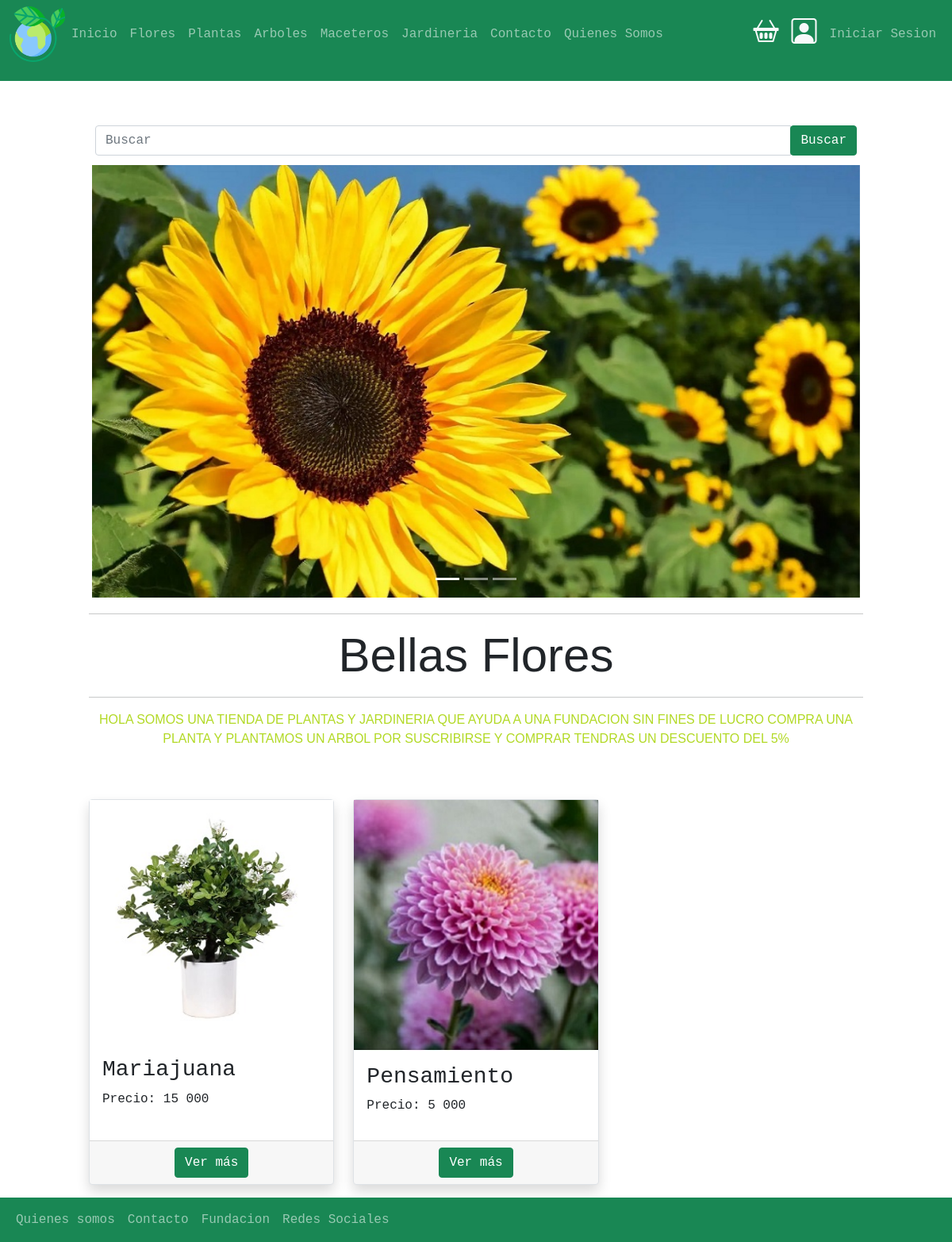
The app's page /, older data.
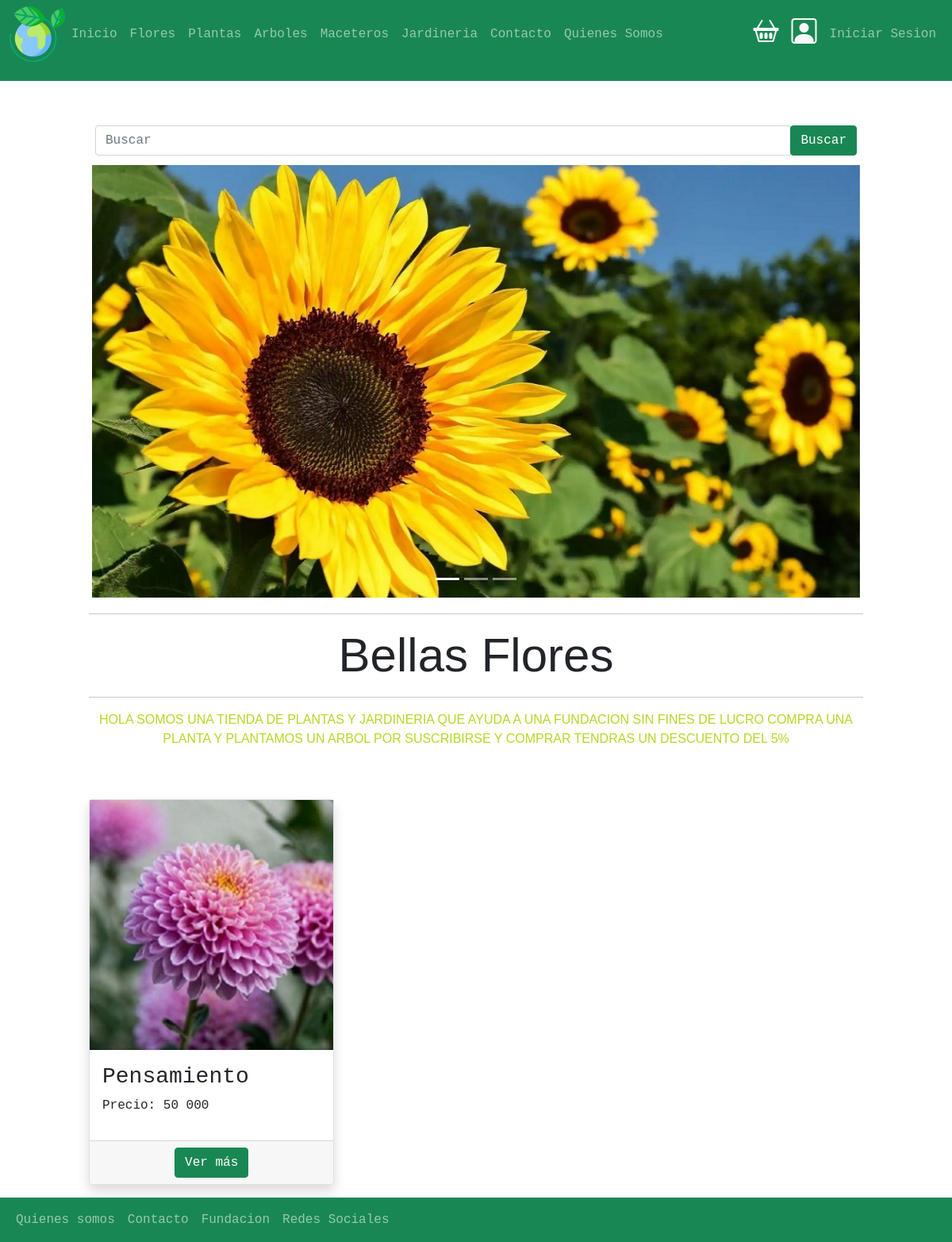
The same page, newer data.
### productos/models.py (models this page shows, shortened)
class Producto(models.Model):
    usuario = models.ForeignKey(User, null=False, blank=False, on_delete=models.PROTECT)
    nombre =  models.CharField(max_length=50)
    imagen = models.ImageField(upload_to="productos",null=False, blank=False)
    descripcion = models.TextField()
    precio = models.IntegerField(default=0,null=False , blank=False)
    slug = models.SlugField(null=False, blank=False , unique=True)
    creacion = models.DateTimeField(auto_now_add=True)
    stock = models.IntegerField(null=False , blank=False, default=0)
    categoria =  models.ForeignKey(Categoria, on_delete=models.PROTECT)

### productos/views.py (the view)
# urls.py: path('',PrductoListaView.as_view(),name="home"),
class PrductoListaView(ListView):
    template_name='home.html'
    queryset = Producto.objects.all().order_by('-id')
    def get_context_data(self, **kwargs):
        context =  super().get_context_data(**kwargs)
        context['productos'] = context['producto_list']
        return context

### templates/home.html (shortened to what this page needs)
{% extends 'base.html' %}
{% load static %}
{% load humanize %}
{% block contenido %}
<section>
    <div class="container">
        <div class="row d-flex justify-content-center p-2">
            <div class="col-sm-6 col-md-12  col-xs-12 mt-5">
                {% include 'productos/snippets/buscador.html' %}
            </div>
        </div>
        <div id="demo" class="carousel slide" data-bs-ride="carousel">
            <div class="carousel-indicators ">
                <button type="button" data-bs-target="#demo" data-bs-slide-to="0" class="active "></button>
                <button type="button" data-bs-target="#demo" data-bs-slide-to="1"></button>
                <button type="button" data-bs-target="#demo" data-bs-slide-to="2"></button>
            </div>
            <div class="carousel-inner p-1">
                <div class="carousel-item active">
                    <img src="{% static 'img/plantas.jpg' %}" alt="Plantas Exterior" class="d-block w-100">
                </div>
            </div>
        </div>
    </div>
</section>
<section>
    <div class="container">
        <div class="row">
            <div>
                <div class="text-center">
                    <hr>
                    <h1 class="titulo">Bellas Flores</h1>
                    <hr>
                    <p class="descripcion colorIndicadores">HOLA SOMOS UNA TIENDA DE PLANTAS Y JARDINERIA
                        QUE AYUDA A UNA FUNDACION SIN FINES DE LUCRO
                        COMPRA UNA PLANTA Y PLANTAMOS UN ARBOL
                        POR SUSCRIBIRSE Y COMPRAR TENDRAS UN DESCUENTO DEL 5%</p>
                </div>
            </div>
        </div>
    </div>
</section>
<section>
    <div class="container mb-3">
        <div class="row">
            {% for p in productos %}
            {% include 'productos/snippets/productos.html' with productos=p %}
            {% endfor %}
        </div>
</section>
{% endblock contenido %}

### productos/templates/productos/snippets/productos.html
{% load humanize %}
<div class=" col-sm-6 col-md-4  col-xs-12 mt-5 ">
    <div class="card  h-100 border shadow">
        {% if p.imagen %}
        <img src="{{ p.imagen.url }}" alt="imagen del producto" class="img-fluid">
        {% endif %}
        <div class="card-body">
            <h3 class="card-title">{{ p.nombre | title }}</h3>
            <p>Precio: {{ p.precio | intcomma}}</p>
        </div>
        <div class="card-footer">
            <div class="d-flex justify-content-center">
                <div class="row">
                    <div class="col-xs-4">
                    </div>
                </div>
                <a href="{% url 'productos:producto' p.slug %}" class="btn btn-success"> Ver más</a>
            </div>
        </div>
    </div>
</div>

Row changes from the older to the newer data that the page shows:
removed Producto: imagen (picture), nombre "Mariajuana", precio "15 000"
changed Producto "Pensamiento": precio "5 000" → "50 000"
